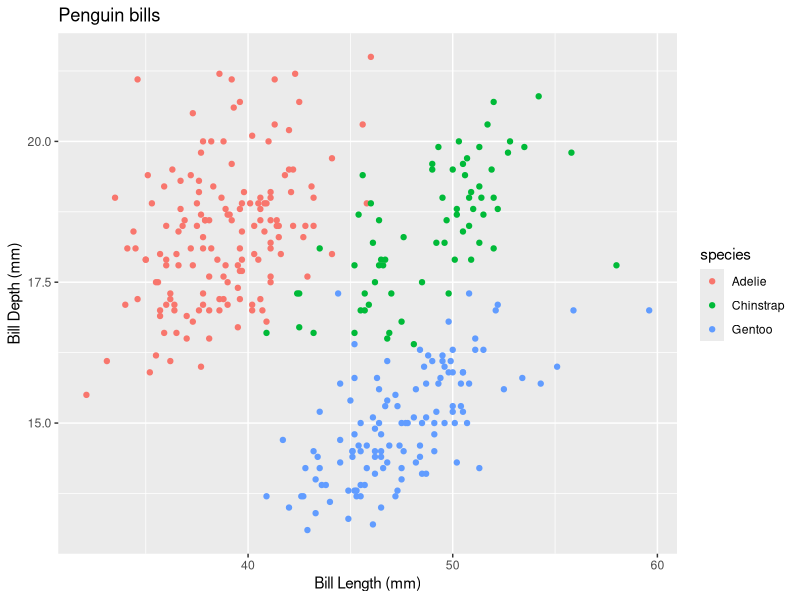
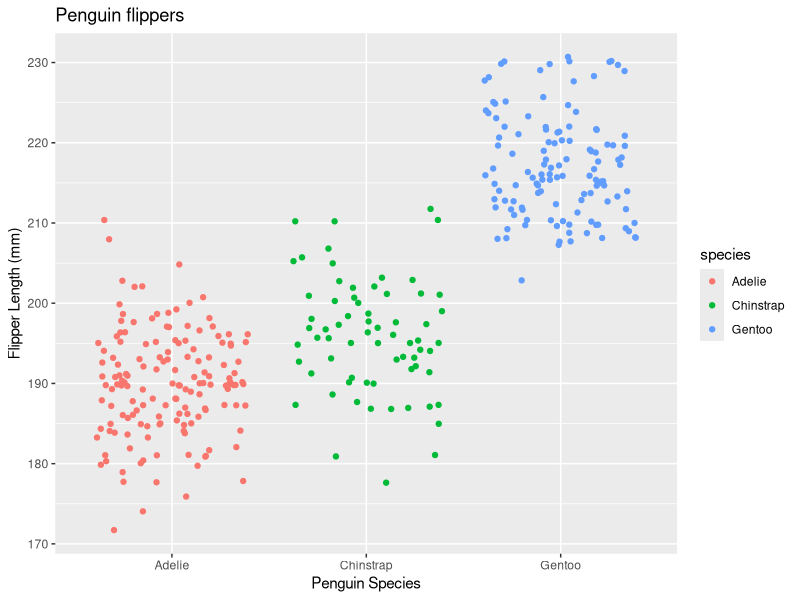

Write R code to recreate these figures, in order.
## ---- chunk 1
# Load Libraries
library(tidyverse)
library(palmerpenguins)
data(package='palmerpenguins')
penguins <- penguins
## ---- chunk 2
# Connect with your Git
#usethis::use_git()
# Connect with your GitHub
#usethis::use_github()
## ---- chunk 3
# Create an expression

ex1 <- expression(x^2)

# Take the derivative

der_ex1_x <- D(expr = ex1, name = "x")
der_ex1_x

# Evaluate the expression
x <- 3
eval(der_ex1_x)

# Create an expression 
ex2 <- expression(2 * (3*a + 2)^4 - 5)
ex2

# Take the derivative
der_ex2_a <- D(expr = ex2, name = "a")
der_ex2_a

# Evaluate the expression
a <- 1.2
eval(der_ex2_a)
## ---- chunk 4
#create a plot in ggplot

ggplot(data = penguins, aes (x = bill_length_mm, y = bill_depth_mm)) + geom_point(aes(color = species)) + labs( title = "Penguin bills", x = "Bill Length (mm)", y = "Bill Depth (mm)")



ggplot(data = penguins, aes (x = species, y = flipper_length_mm)) + geom_jitter(aes(color = species)) + labs( title = "Penguin flippers", x = "Penguin Species", y = "Flipper Length (mm)")


